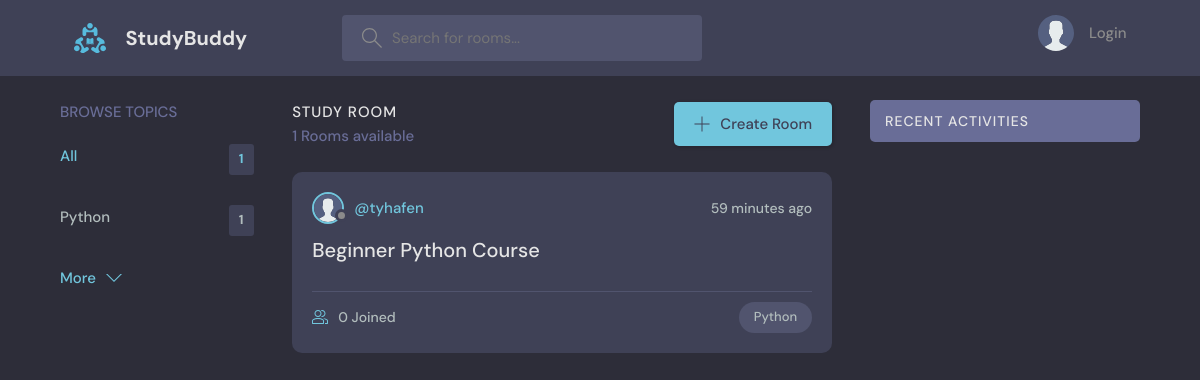
The page / on the database its author committed.
### base/models.py (models this page shows, shortened)
class Topic(models.Model):
    name = models.CharField(max_length=200)

class Room(models.Model):
    host = models.ForeignKey(User, on_delete=models.SET_NULL, null=True)
    topic = models.ForeignKey(Topic, on_delete=models.SET_NULL, null=True)
    name = models.CharField(max_length=200)
    description = models.TextField(null=True, blank=True)
    participants = models.ManyToManyField(
        User, related_name='participants', blank=True)
    updated = models.DateTimeField(auto_now=True)
    created = models.DateTimeField(auto_now_add=True)
    class Meta:
        ordering = ['-updated', '-created']

class User(AbstractUser):
    name = models.CharField(max_length=200, null=True)
    email = models.EmailField(unique=True, null=True)
    bio = models.TextField(null=True)
    avatar = models.ImageField(null=True, default="avatar.svg")
    USERNAME_FIELD = 'email'
    REQUIRED_FIELDS = []

### base/views.py (the view)
# urls.py: path('', views.home, name="home"),
def home(request):
    q = request.GET.get('q') if request.GET.get('q') != None else ''
    rooms = Room.objects.filter(
        Q(topic__name__icontains=q) |
        Q(name__icontains=q) |
        Q(description__icontains=q)
    )
    topics = Topic.objects.all()[0:5]
    room_count = rooms.count()
    room_messages = Message.objects.filter(
        Q(room__topic__name__icontains=q))[0:3]
    context = {'rooms': rooms, 'topics': topics,
               'room_count': room_count, 'room_messages': room_messages}
    return render(request, 'base/home.html', context)

### base/templates/base/home.html (shortened to what this page needs)
  {% extends 'main.html' %}
  {% block content %}
    <main class="layout layout--3">
      <div class="container">
        {% include 'base/topics_component.html' %}
        <div class="roomList">
          <div class="roomList__header">
            <div>
              <h2>Study Room</h2>
              <p>{{room_count}} Rooms available</p>
            </div>
            <a class="btn btn--main" href="{% url 'create-room' %}">
              <svg version="1.1" xmlns="http://www.w3.org/2000/svg" width="32" height="32" viewBox="0 0 32 32">
                <title>add</title>
                <path
                  d="M16.943 0.943h-1.885v14.115h-14.115v1.885h14.115v14.115h1.885v-14.115h14.115v-1.885h-14.115v-14.115z"
                ></path>
              </svg>
              Create Room
            </a>
          </div>
          {% include 'base/feed_component.html' %}
        </div>
        {% include 'base/activity_component.html' %}
      </div>
    </main>
  {% endblock  %}

### base/templates/base/topics_component.html
        <div class="topics">
          <div class="topics__header">
            <h2>Browse Topics</h2>
          </div>
          <ul class="topics__list">
            <li>
              <a href="{% url 'home' %}" class="active">All <span>{{topics.count}}</span></a>
            </li>
            {% for topic in topics %}
            <li>
              <a href="{% url 'home' %}?q={{topic.name}}">{{topic.name}}<span>{{topic.room_set.all.count}}</span></a>
            </li>
            {% endfor %}
          </ul>
          <button class="btn btn--link" href="{% url 'topics' %}">
            More
            <svg version="1.1" xmlns="http://www.w3.org/2000/svg" width="32" height="32" viewBox="0 0 32 32">
              <title>chevron-down</title>
              <path d="M16 21l-13-13h-3l16 16 16-16h-3l-13 13z"></path>
            </svg>
        </button>
        </div>

### base/templates/base/feed_component.html (shortened to what this page needs)
{% for room in rooms %}
<div class="roomListRoom">
    <div class="roomListRoom__header">
        <a href="{% url 'user-profile' room.host.id %}" class="roomListRoom__author">
            <div class="avatar avatar--small">
                <img src="{{room.host.avatar.url}}" />
            </div>
            <span>@{{room.host.username}}</span>
        </a>
        <div class="roomListRoom__actions">
            <span>{{room.created|timesince}} ago</span>
        </div>
    </div>
    <div class="roomListRoom__content">
        <a href="{% url 'room' room.id %}">{{room.name}}</a>
    </div>
    <div class="roomListRoom__meta">
        <a href="{% url 'room' room.id %}" class="roomListRoom__joined">
            {{room.participants.all.count}} Joined
        </a>
        <p class="roomListRoom__topic">{{room.topic.name}}</p>
    </div>
</div>
{% endfor %}

### base/static/styles/style.css (style rules this page uses)
:root { --color-main: #71c6dd; --color-main-light: #e1f6fb; --color-dark: #3f4156; --color-dark-medium: #51546e; --color-dark-light: #696d97; --color-light: #e5e5e5; --color-gray: #8b8b8b; --color-light-gray: #b2bdbd; --color-bg: #2d2d39; --color-success: #5dd693; --color-error: #fc4b0b; }
* { font-family: "DM Sans", -apple-system, BlinkMacSystemFont, "Segoe UI", Roboto, Oxygen, Ubuntu, Cantarell, "Open Sans", "Helvetica Neue", sans-serif; margin: 0; padding: 0; box-sizing: border-box; text-rendering: optimizeLegibility; font-size: inherit; }
html { font-size: 56.25%; }
@media only screen and (min-width: 1200px) { html { font-size: 62.5%; } }
body { line-height: 1.6; font-weight: 400; font-size: 1.5rem; color: var(--color-light-gray); background-color: var(--color-bg); min-height: 100vh; }
img { width: 100%; }
a { display: inline-block; color: var(--color-main); text-decoration: none; }
.container { max-width: 120rem; width: 90%; margin: auto; }
.btn { background-color: transparent; border: none; display: inline-flex; align-items: center; gap: 1rem; cursor: pointer; transition: all ease-in-out 0.3s; padding: 1rem 2rem; border-radius: 5px; box-shadow: 1px 1px 3px 1px rgba(0, 0, 0, 0.15); font-weight: 500; }
.btn--link { border-radius: 0; padding: 0; color: var(--color-main); box-shadow: none; }
.btn--main { background-color: var(--color-main); color: var(--color-dark); }
.btn > svg { fill: currentColor; width: 1.6rem; height: 1.6rem; }
.avatar { position: relative; display: inline-block; border-radius: 50%; border: 2px solid var(--color-main); }
.avatar img { display: block; border-radius: 50%; object-fit: cover; object-position: center; }
.avatar::after { content: ""; display: block; position: absolute; background-color: var(--color-gray); z-index: 111; border-radius: 50%; border: 0.3rem solid var(--color-dark); }
.avatar.avatar--small img { width: 2.8rem; height: 2.8rem; }
.avatar.avatar--small:after { width: 0.7rem; height: 0.7rem; bottom: 0px; right: -6px; }
.layout { margin-top: 2.4rem; }
.layout > .container { display: flex; justify-content: space-between; align-items: flex-start; }
.layout--3 > .container > div:first-child { flex-basis: 18%; max-width: 22.5rem; }
.layout--3 > .container > div:nth-child(2) { flex-basis: 50%; }
.topics__header { margin-bottom: 2rem; }
.topics__header h2 { text-transform: uppercase; font-weight: 500; color: var(--color-dark-light); }
.topics__list { list-style: none; }
.topics__list li a { display: flex; justify-content: space-between; margin-bottom: 3rem; font-weight: 500; color: var(--color-light-gray); transition: all 0.3s ease-in-out; }
.topics__list li a.active, .topics__list li a:hover { color: var(--color-main); }
.topics__list li a span { padding: 0.5rem 1rem; background-color: var(--color-dark); border-radius: 3px; font-size: 1.3rem; font-weight: 700; letter-spacing: 1px; }
.roomList__header { display: flex; justify-content: space-between; align-items: center; margin-bottom: 2.4rem; }
.roomList__header h2 { text-transform: uppercase; font-weight: 500; color: var(--color-light); letter-spacing: 1px; }
.roomList__header p { font-weight: 500; color: var(--color-dark-light); }
.roomListRoom { margin-bottom: 2.4rem; background-color: var(--color-dark); border-radius: 1rem; padding: 2rem; }
.roomListRoom__header { display: flex; justify-content: space-between; align-items: center; }
.roomListRoom__author { font-weight: 500; display: flex; align-items: center; gap: 1rem; }
.roomListRoom__actions { display: flex; align-items: flex-start; gap: 1rem; position: relative; }
.roomListRoom__actions span { font-size: 1.4rem; font-weight: 500; }
.roomListRoom__content { margin: 1rem 0; }
.roomListRoom__content a { font-size: 2rem; font-weight: 500; margin-bottom: 1.5rem; color: var(--color-light); transition: all 0.3s ease-in-out; }
.roomListRoom__meta { border-top: 1px solid var(--color-dark-medium); padding-top: 1rem; display: flex; align-items: center; justify-content: space-between; }
.roomListRoom__joined { color: var(--color-light-gray); display: flex; align-items: center; gap: 1rem; font-size: 1.4rem; font-weight: 500; }
.roomListRoom__joined svg { fill: var(--color-main); width: 1.6rem; height: 1.6rem; }
.roomListRoom__topic { padding: 5px 1.5rem; background-color: var(--color-dark-medium); border-radius: 5rem; font-weight: 500; font-size: 1.3rem; }

### rows shown on the page
Topic: name "Python", room_set.all.count "1"
Room: host.avatar (placeholder picture), host.username "tyhafen", created "59 minutes", name "Beginner Python Course", participants.all.count "0", topic.name "Python"

### other values the page prints
{{ topics.count }} "1"
{{ room_count }} "1"
